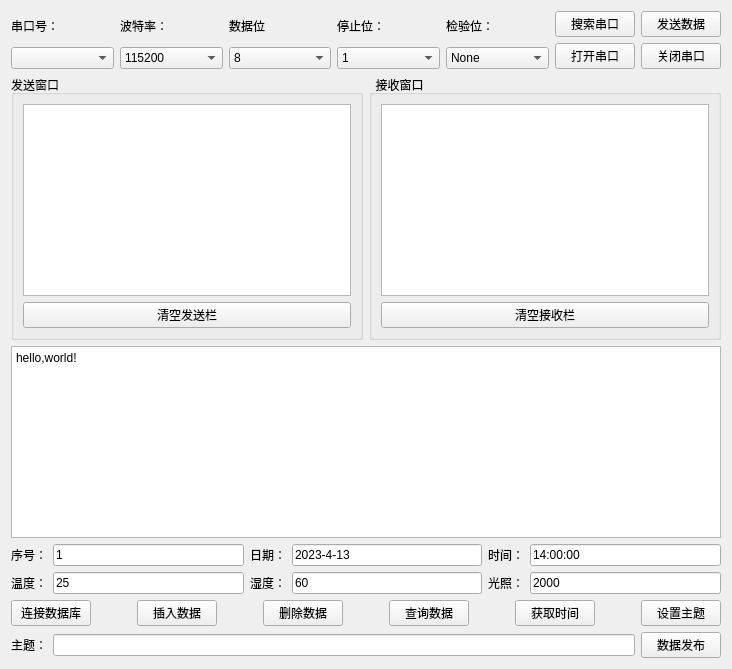
      <widget class="QWidget" name="tab_6">
       <attribute name="title">
        <string>串口设置</string>
       </attribute>
       <layout class="QGridLayout" name="gridLayout_15">
        <item row="0" column="0">
         <layout class="QHBoxLayout" name="horizontalLayout_44">
          <item>
           <layout class="QVBoxLayout" name="verticalLayout">
            <item>
             <widget class="QLabel" name="label_36">
              <property name="text">
               <string>串口号：</string>
              </property>
             </widget>
            </item>
            <item>
             <widget class="QComboBox" name="serialCB"/>
            </item>
           </layout>
          </item>
          <item>
           <layout class="QVBoxLayout" name="verticalLayout_2">
            <item>
             <widget class="QLabel" name="label_37">
              <property name="text">
               <string>波特率：</string>
              </property>
             </widget>
            </item>
            <item>
             <widget class="QComboBox" name="baudrateCB">
              <item>
               <property name="text">
                <string>115200</string>
               </property>
              </item>
              <item>
               <property name="text">
                <string>9600</string>
               </property>
              </item>
              <item>
               <property name="text">
                <string>4800</string>
               </property>
              </item>
             </widget>
            </item>
           </layout>
          </item>
          <item>
           <layout class="QVBoxLayout" name="verticalLayout_3">
            <item>
             <widget class="QLabel" name="label_38">
              <property name="text">
               <string>数据位</string>
              </property>
             </widget>
            </item>
            <item>
             <widget class="QComboBox" name="databitsCB">
              <item>
               <property name="text">
                <string>8</string>
               </property>
              </item>
              <item>
               <property name="text">
                <string>7</string>
               </property>
              </item>
              <item>
               <property name="text">
                <string>6</string>
               </property>
              </item>
              <item>
               <property name="text">
                <string>5</string>
               </property>
              </item>
             </widget>
            </item>
           </layout>
          </item>
          <item>
           <layout class="QVBoxLayout" name="verticalLayout_8">
            <item>
             <widget class="QLabel" name="label_46">
              <property name="text">
               <string>停止位：</string>
              </property>
             </widget>
            </item>
            <item>
             <widget class="QComboBox" name="stopbitsCB">
              <item>
               <property name="text">
                <string>1</string>
               </property>
              </item>
              <item>
               <property name="text">
                <string>1.5</string>
               </property>
              </item>
              <item>
               <property name="text">
                <string>2</string>
               </property>
              </item>
             </widget>
            </item>
           </layout>
          </item>
          <item>
           <layout class="QVBoxLayout" name="verticalLayout_5">
            <item>
             <widget class="QLabel" name="label_45">
              <property name="text">
               <string>检验位：</string>
              </property>
             </widget>
            </item>
            <item>
             <widget class="QComboBox" name="checkbitsCB">
              <item>
               <property name="text">
                <string>None</string>
               </property>
              </item>
             </widget>
            </item>
           </layout>
          </item>
          <item>
           <layout class="QVBoxLayout" name="verticalLayout_7">
            <item>
             <layout class="QHBoxLayout" name="horizontalLayout_33">
              <item>
               <widget class="QPushButton" name="findserialPB">
                <property name="text">
                 <string>搜索串口</string>
                </property>
               </widget>
              </item>
              <item>
               <widget class="QPushButton" name="sendPB">
                <property name="text">
                 <string>发送数据</string>
                </property>
               </widget>
              </item>
             </layout>
            </item>
            <item>
             <layout class="QHBoxLayout" name="horizontalLayout_34">
              <item>
               <widget class="QPushButton" name="openserialPB">
                <property name="text">
                 <string>打开串口</string>
                </property>
               </widget>
              </item>
              <item>
               <widget class="QPushButton" name="closeserialPB">
                <property name="text">
                 <string>关闭串口</string>
                </property>
               </widget>
              </item>
             </layout>
            </item>
           </layout>
          </item>
         </layout>
        </item>
        <item row="1" column="0">
         <layout class="QHBoxLayout" name="horizontalLayout_32">
          <item>
           <widget class="QGroupBox" name="groupBox_6">
            <property name="title">
             <string>发送窗口</string>
            </property>
            <layout class="QGridLayout" name="gridLayout_9">
             <item row="0" column="0">
              <layout class="QVBoxLayout" name="verticalLayout_10">
               <item>
                <widget class="QTextBrowser" name="sendTB">
                 <property name="readOnly">
                  <bool>false</bool>
                 </property>
                </widget>
               </item>
               <item>
                <widget class="QPushButton" name="clear1PB">
                 <property name="text">
                  <string>清空发送栏</string>
                 </property>
                </widget>
               </item>
              </layout>
             </item>
            </layout>
           </widget>
          </item>
          <item>
           <widget class="QGroupBox" name="groupBox_7">
            <property name="title">
             <string>  接收窗口</string>
            </property>
            <layout class="QGridLayout" name="gridLayout_14">
             <item row="0" column="0">
              <layout class="QVBoxLayout" name="verticalLayout_9">
               <item>
                <widget class="QTextBrowser" name="recvTB">
                 <property name="enabled">
                  <bool>true</bool>
                 </property>
                </widget>
               </item>
               <item>
                <widget class="QPushButton" name="clear2PB">
                 <property name="text">
                  <string>清空接收栏</string>
                 </property>
                </widget>
               </item>
              </layout>
             </item>
            </layout>
           </widget>
          </item>
         </layout>
        </item>
        <item row="2" column="0">
         <widget class="QTextEdit" name="textEdit">
          <property name="html">
           <string>&lt;!DOCTYPE HTML PUBLIC &quot;-//W3C//DTD HTML 4.0//EN&quot; &quot;http://www.w3.org/TR/REC-html40/strict.dtd&quot;&gt;
&lt;html&gt;&lt;head&gt;&lt;meta name=&quot;qrichtext&quot; content=&quot;1&quot; /&gt;&lt;style type=&quot;text/css&quot;&gt;
p, li { white-space: pre-wrap; }
&lt;/style&gt;&lt;/head&gt;&lt;body style=&quot; font-family:'SimSun'; font-size:9pt; font-weight:400; font-style:normal;&quot;&gt;
&lt;p style=&quot; margin-top:0px; margin-bottom:0px; margin-left:0px; margin-right:0px; -qt-block-indent:0; text-indent:0px;&quot;&gt;hello,world!&lt;/p&gt;&lt;/body&gt;&lt;/html&gt;</string>
          </property>
         </widget>
        </item>
        <item row="3" column="0">
         <layout class="QHBoxLayout" name="horizontalLayout_41">
          <item>
           <layout class="QHBoxLayout" name="horizontalLayout_35">
            <item>
             <widget class="QLabel" name="label_13">
              <property name="text">
               <string>序号：</string>
              </property>
             </widget>
            </item>
            <item>
             <widget class="QLineEdit" name="idLE">
              <property name="text">
               <string>1</string>
              </property>
             </widget>
            </item>
           </layout>
          </item>
          <item>
           <layout class="QHBoxLayout" name="horizontalLayout_37">
            <item>
             <widget class="QLabel" name="label_14">
              <property name="text">
               <string>日期：</string>
              </property>
             </widget>
            </item>
            <item>
             <widget class="QLineEdit" name="dateLE">
              <property name="text">
               <string>2023-4-13</string>
              </property>
              <property name="readOnly">
               <bool>true</bool>
              </property>
             </widget>
            </item>
           </layout>
          </item>
          <item>
           <layout class="QHBoxLayout" name="horizontalLayout_39">
            <item>
             <widget class="QLabel" name="label_15">
              <property name="text">
               <string>时间：</string>
              </property>
             </widget>
            </item>
            <item>
             <widget class="QLineEdit" name="timeLE">
              <property name="text">
               <string>14:00:00</string>
              </property>
              <property name="readOnly">
               <bool>true</bool>
              </property>
             </widget>
            </item>
           </layout>
          </item>
         </layout>
        </item>
        <item row="4" column="0">
         <layout class="QHBoxLayout" name="horizontalLayout_42">
          <item>
           <layout class="QHBoxLayout" name="horizontalLayout_36">
            <item>
             <widget class="QLabel" name="label_16">
              <property name="text">
               <string>温度：</string>
              </property>
             </widget>
            </item>
            <item>
             <widget class="QLineEdit" name="temperatureLE">
              <property name="text">
               <string>25</string>
              </property>
             </widget>
            </item>
           </layout>
          </item>
          <item>
           <layout class="QHBoxLayout" name="horizontalLayout_38">
            <item>
             <widget class="QLabel" name="label_17">
              <property name="text">
               <string>湿度：</string>
              </property>
             </widget>
            </item>
            <item>
             <widget class="QLineEdit" name="humidityLE">
              <property name="text">
               <string>60</string>
              </property>
             </widget>
            </item>
           </layout>
          </item>
          <item>
           <layout class="QHBoxLayout" name="horizontalLayout_40">
            <item>
             <widget class="QLabel" name="label_18">
              <property name="text">
               <string>光照：</string>
              </property>
             </widget>
            </item>
            <item>
             <widget class="QLineEdit" name="lightluxLE">
              <property name="text">
               <string>2000</string>
              </property>
             </widget>
            </item>
           </layout>
          </item>
         </layout>
        </item>
        <item row="5" column="0">
         <layout class="QHBoxLayout" name="horizontalLayout_43">
          <item>
           <widget class="QPushButton" name="connectdbPB">
            <property name="text">
             <string>连接数据库</string>
            </property>
           </widget>
          </item>
          <item>
           <spacer name="horizontalSpacer_9">
            <property name="orientation">
             <enum>Qt::Horizontal</enum>
            </property>
            <property name="sizeHint" stdset="0">
             <size>
              <width>40</width>
              <height>20</height>
             </size>
            </property>
           </spacer>
          </item>
          <item>
           <widget class="QPushButton" name="insertPB">
            <property name="text">
             <string>插入数据</string>
            </property>
           </widget>
          </item>
          <item>
           <spacer name="horizontalSpacer_15">
            <property name="orientation">
             <enum>Qt::Horizontal</enum>
            </property>
            <property name="sizeHint" stdset="0">
             <size>
              <width>40</width>
              <height>20</height>
             </size>
            </property>
           </spacer>
          </item>
          <item>
           <widget class="QPushButton" name="deletePB">
            <property name="text">
             <string>删除数据</string>
            </property>
           </widget>
          </item>
          <item>
           <spacer name="horizontalSpacer_16">
            <property name="orientation">
             <enum>Qt::Horizontal</enum>
            </property>
            <property name="sizeHint" stdset="0">
             <size>
              <width>40</width>
              <height>20</height>
             </size>
            </property>
           </spacer>
          </item>
          <item>
           <widget class="QPushButton" name="checkPB">
            <property name="text">
             <string>查询数据</string>
            </property>
           </widget>
          </item>
          <item>
           <spacer name="horizontalSpacer_17">
            <property name="orientation">
             <enum>Qt::Horizontal</enum>
            </property>
            <property name="sizeHint" stdset="0">
             <size>
              <width>40</width>
              <height>20</height>
             </size>
            </property>
           </spacer>
          </item>
          <item>
           <widget class="QPushButton" name="getTimePB">
            <property name="text">
             <string>获取时间</string>
            </property>
           </widget>
          </item>
          <item>
           <spacer name="horizontalSpacer_8">
            <property name="orientation">
             <enum>Qt::Horizontal</enum>
            </property>
            <property name="sizeHint" stdset="0">
             <size>
              <width>40</width>
              <height>20</height>
             </size>
            </property>
           </spacer>
          </item>
          <item>
           <widget class="QPushButton" name="settopicPB">
            <property name="text">
             <string>设置主题</string>
            </property>
           </widget>
          </item>
         </layout>
        </item>
        <item row="6" column="0">
         <layout class="QHBoxLayout" name="horizontalLayout_28">
          <item>
           <widget class="QLabel" name="label_26">
            <property name="text">
             <string>主题：</string>
            </property>
            <property name="alignment">
             <set>Qt::AlignCenter</set>
            </property>
           </widget>
          </item>
          <item>
           <widget class="QLineEdit" name="topicLE"/>
          </item>
          <item>
           <widget class="QPushButton" name="publishPB">
            <property name="text">
             <string>数据发布</string>
            </property>
           </widget>
          </item>
         </layout>
        </item>
       </layout>
      </widget>
